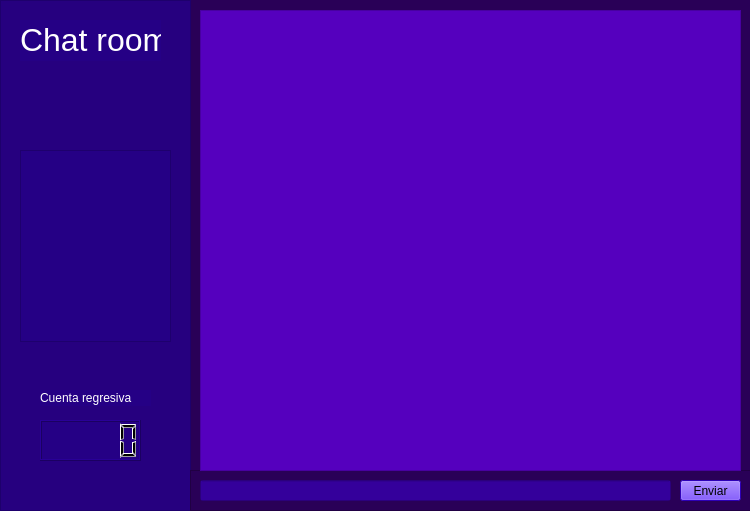
<?xml version="1.0" encoding="UTF-8"?>
<ui version="4.0">
 <class>Form</class>
 <widget class="QWidget" name="Form">
  <property name="geometry">
   <rect>
    <x>0</x>
    <y>0</y>
    <width>750</width>
    <height>511</height>
   </rect>
  </property>
  <property name="windowTitle">
   <string>Form</string>
  </property>
  <widget class="QFrame" name="frame">
   <property name="geometry">
    <rect>
     <x>0</x>
     <y>-30</y>
     <width>751</width>
     <height>551</height>
    </rect>
   </property>
   <property name="styleSheet">
    <string notr="true">background-color: rgb(22, 10, 66);
background-color: rgb(41, 0, 87);</string>
   </property>
   <property name="frameShape">
    <enum>QFrame::StyledPanel</enum>
   </property>
   <property name="frameShadow">
    <enum>QFrame::Raised</enum>
   </property>
   <widget class="QFrame" name="frame_2">
    <property name="geometry">
     <rect>
      <x>0</x>
      <y>30</y>
      <width>191</width>
      <height>511</height>
     </rect>
    </property>
    <property name="styleSheet">
     <string notr="true">background-color: rgba(53, 0, 179, 225);
background-color: rgba(37, 0, 135, 212);</string>
    </property>
    <property name="frameShape">
     <enum>QFrame::StyledPanel</enum>
    </property>
    <property name="frameShadow">
     <enum>QFrame::Raised</enum>
    </property>
    <widget class="QListView" name="listView">
     <property name="geometry">
      <rect>
       <x>20</x>
       <y>150</y>
       <width>151</width>
       <height>192</height>
      </rect>
     </property>
    </widget>
    <widget class="QLabel" name="label">
     <property name="geometry">
      <rect>
       <x>20</x>
       <y>20</y>
       <width>141</width>
       <height>41</height>
      </rect>
     </property>
     <property name="text">
      <string>&lt;html&gt;&lt;head/&gt;&lt;body&gt;&lt;p&gt;&lt;span style=&quot; font-size:24pt; color:#ffffff;&quot;&gt;Chat room&lt;/span&gt;&lt;/p&gt;&lt;/body&gt;&lt;/html&gt;</string>
     </property>
    </widget>
    <widget class="QLCDNumber" name="lcdNumber">
     <property name="geometry">
      <rect>
       <x>40</x>
       <y>420</y>
       <width>101</width>
       <height>41</height>
      </rect>
     </property>
    </widget>
    <widget class="QLabel" name="label_2">
     <property name="geometry">
      <rect>
       <x>40</x>
       <y>390</y>
       <width>111</width>
       <height>16</height>
      </rect>
     </property>
     <property name="text">
      <string>&lt;html&gt;&lt;head/&gt;&lt;body&gt;&lt;p&gt;&lt;span style=&quot; color:#ffffff;&quot;&gt;Cuenta regresiva&lt;/span&gt;&lt;/p&gt;&lt;/body&gt;&lt;/html&gt;</string>
     </property>
    </widget>
   </widget>
   <widget class="QFrame" name="frame_3">
    <property name="geometry">
     <rect>
      <x>190</x>
      <y>500</y>
      <width>601</width>
      <height>41</height>
     </rect>
    </property>
    <property name="frameShape">
     <enum>QFrame::StyledPanel</enum>
    </property>
    <property name="frameShadow">
     <enum>QFrame::Raised</enum>
    </property>
    <widget class="QLineEdit" name="lineEdit">
     <property name="geometry">
      <rect>
       <x>10</x>
       <y>10</y>
       <width>471</width>
       <height>21</height>
      </rect>
     </property>
     <property name="styleSheet">
      <string notr="true">background-color: rgba(63, 0, 224, 128);</string>
     </property>
    </widget>
    <widget class="QPushButton" name="pushButton">
     <property name="geometry">
      <rect>
       <x>490</x>
       <y>10</y>
       <width>61</width>
       <height>21</height>
      </rect>
     </property>
     <property name="styleSheet">
      <string notr="true">background-color: rgb(64, 0, 255);</string>
     </property>
     <property name="text">
      <string>Enviar</string>
     </property>
    </widget>
   </widget>
   <widget class="QTextBrowser" name="textBrowser">
    <property name="geometry">
     <rect>
      <x>200</x>
      <y>40</y>
      <width>541</width>
      <height>461</height>
     </rect>
    </property>
    <property name="styleSheet">
     <string notr="true">background-color: rgba(51, 0, 167, 157);
background-color: rgba(80, 0, 224, 76);
background-color: rgba(110, 0, 255, 158);</string>
    </property>
   </widget>
   <widget class="QScrollArea" name="scrollArea">
    <property name="geometry">
     <rect>
      <x>200</x>
      <y>40</y>
      <width>541</width>
      <height>461</height>
     </rect>
    </property>
    <property name="styleSheet">
     <string notr="true">background-color: rgba(86, 0, 190, 179);</string>
    </property>
    <property name="widgetResizable">
     <bool>true</bool>
    </property>
    <widget class="QWidget" name="scrollAreaWidgetContents">
     <property name="geometry">
      <rect>
       <x>0</x>
       <y>0</y>
       <width>539</width>
       <height>459</height>
      </rect>
     </property>
    </widget>
   </widget>
  </widget>
 </widget>
 <resources/>
 <connections/>
</ui>
